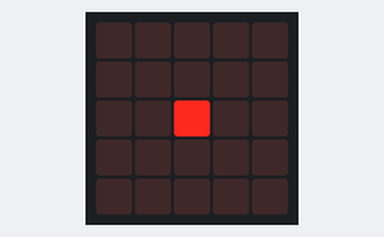
The program below on a simulated BBC micro:bit running MicroPython. On the bench: the board's 5×5 LED display.

Above: at 0.1 s.
At 0.6 s:
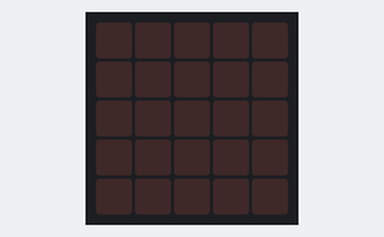

The program:

blink_one_pixel_microbit.py
```python
# blink_one_pixel_microbit.py

'''
Description: Demonstrate blinking one pixel.
'''

# Import modules
from microbit import *

# Run loop forever
while True:
    display.set_pixel(2, 2, 9) # Set pixel to high
    sleep(500)                 # Wait 0.5 seconds
    display.set_pixel(2, 2, 0) # Set pixel to low
    sleep(500)                 # Wait 0.5 seconds
```

Measured:
- what the display in image 1 shows lasts 0.5 s, from 0.5 s to 1.0 s
